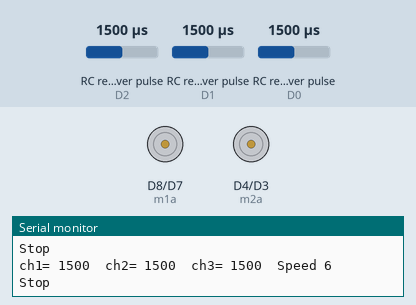
Simulated run of this sketch. Board: ESP8266 (NodeMCU). Shown: motor-driver pin pairs drawn as motors (green arrow = first pin HIGH = forward, orange = second pin HIGH = backward, longer = more drive, scaled by the enable pin), the last lines printed to the serial monitor. Wiring (inferred from the names in the program): 3 × RC receiver channel: data D2 / data D1 / data D0. The inputs (shaded band) are chosen by the test bench; at power-on: RC receiver pulse (sensors on D1, D2, D0) 1500 µs.

Above: at 1.2 s.
1.3 s: RC receiver pulse (sensor on D1) set to 1430 µs
2.8 s: RC receiver pulse (sensor on D1) set to 1403 µs
At 4.0 s:
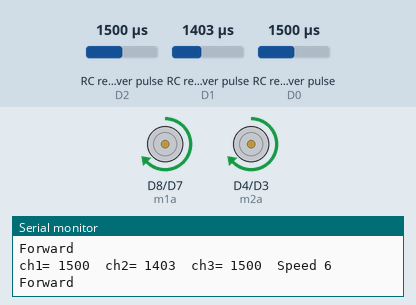
4.3 s: RC receiver pulse (sensor on D2) set to 1980 µs
At 5.5 s:
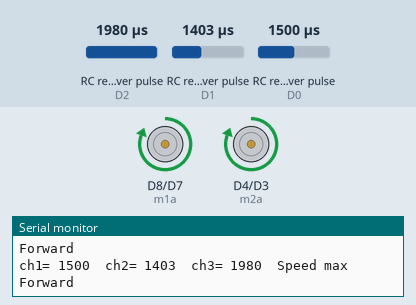
5.8 s: RC receiver pulse (sensor on D2) set to 1020 µs
At 6.1 s:
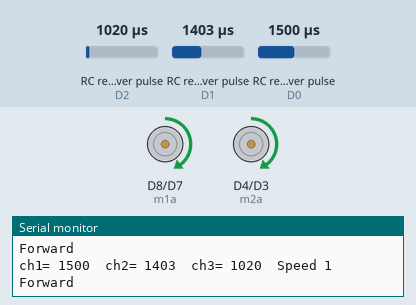
7.3 s: RC receiver pulse (sensor on D1) set to 1750 µs
At 8.0 s:
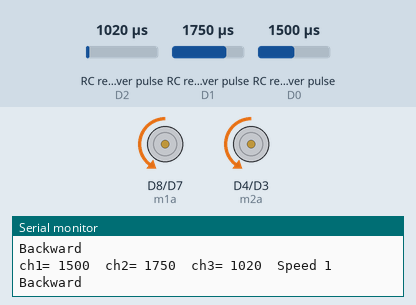
8.8 s: RC receiver pulse (sensor on D2) set to 1250 µs
At 9.6 s:
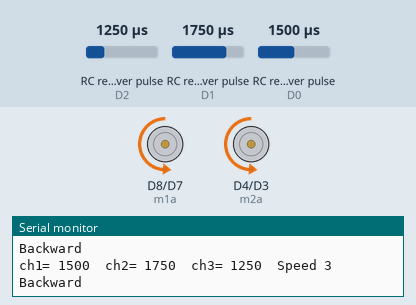
Timing chart, 0 to 11.3 s (numbered marks = the images above; inputs shaded):
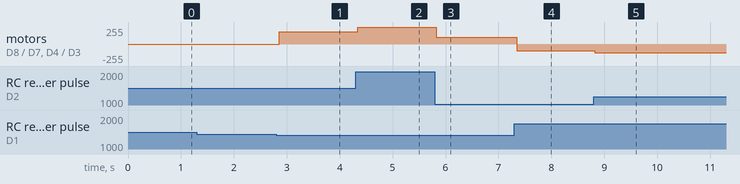

Measured:
- the behaviour switches between 1420 and 1419 µs on RC receiver pulse (sensor on D1) (found by bisection; images 0 and 1)
- after the input at 2.8 s, motor on D8 (m1a) / D7 (m1b), motor on D4 (m2a) / D3 (m2b): stopped → forward 186/255 after 0.06 s
- after the input at 4.3 s, motor on D8 (m1a) / D7 (m1b), motor on D4 (m2a) / D3 (m2b): forward 186/255 → forward 255/255 at once
- after the input at 5.8 s, motor on D8 (m1a) / D7 (m1b), motor on D4 (m2a) / D3 (m2b): forward 255/255 → forward 99/255 at once
- after the input at 7.3 s, motor on D8 (m1a) / D7 (m1b), motor on D4 (m2a) / D3 (m2b): forward 99/255 → backward 99/255 at once
- after the input at 8.8 s, motor on D8 (m1a) / D7 (m1b), motor on D4 (m2a) / D3 (m2b): backward 99/255 → backward 134/255 at once

The sketch:

Hurdle_Mania_ESP8266.ino
```cpp
#define ea   14          // Enable/speed motors Right        GPIO14(D5)
#define eb   12          // Enable/speed motors Left         GPIO12(D6)
#define m1a  15          // L298N in1 motors Right           GPIO15(D8)
#define m1b  13          // L298N in2 motors Right           GPIO13(D7)
#define m2a  2           // L298N in3 motors Left            GPIO2(D4)
#define m2b  0           // L298N in4 motors Left            GPIO0(D3)
const int ch11 = D0; // Connect to the PWM signal of channel 1
const int ch22 = D1; // Connect to the PWM signal of channel 2
const int ch33 = D2; // Connect to the PWM signal of channel 3;
int ch1= 0;
int ch2= 0;
int ch3= 0;

#include <ESP8266WiFi.h>
#include <WiFiClient.h>
#include <ESP8266WebServer.h>

String command;             //String to store app command state.
int aa = 800;         // 400 - 1023.
int speed_Coeff = 3;

const char* ssid = "NodeMCU Car";
ESP8266WebServer server(80);

void setup()
{
pinMode(ch11,INPUT);
pinMode(ch22,INPUT);
pinMode(ch33,INPUT);
pinMode(ea, OUTPUT);
pinMode(eb, OUTPUT);
pinMode(m1a, OUTPUT);
pinMode(m1b, OUTPUT);
pinMode(m2a, OUTPUT);
pinMode(m2b, OUTPUT);
Serial.begin(115200);
}

void loop()
{
 ch1= pulseIn(ch11,HIGH);
 ch2= pulseIn(ch22,HIGH);
 ch3= pulseIn(ch33,HIGH);
Serial.print("ch1= ");
Serial.print(ch1);Serial.print("\t");Serial.print("ch2= ");
Serial.print(ch2);Serial.print("\t");Serial.print("ch3= ");
Serial.print(ch3);Serial.print("\t");

speed();

if(ch1>1420 && ch1<1510 && ch2>=1420 && ch2<1510)             //stop
 {stop(); }

else if(ch1>=1420 && ch1<=1510 && ch2>=1510 && ch2<2000)      //backward
 {back(); }

else if(ch1>=1420 && ch1<=1510 && ch2>=900 && ch2<=1420)      //forward
 {forward(); }

else if(ch1>=900 && ch1<=1420 && ch2>=1420 && ch2<=1510)      //right
 {right(); }

else if(ch1>=1510 && ch1<=2000 && ch2>=1420 && ch2<=1510)     //left
 {left(); }
}

 void speed()
{
if(ch3>=986 && ch3<1094)
{         aa=400;  Serial.println("Speed 1"); }
else if(ch3>=1094 && ch3<1193)
{         aa=470; Serial.println("Speed 2"); }
else if(ch3>=1193 && ch3<1293)
{         aa=540; Serial.println("Speed 3"); }
else if(ch3>=1293 && ch3<1392)
{         aa=610; Serial.println("Speed 4"); }
else if(ch3>=1392 && ch3<1491)
{         aa=680; Serial.println("Speed 5"); }
else if(ch3>=1491 && ch3<1590)
{         aa=750;Serial.println("Speed 6"); }
else if(ch3>=1590 && ch3<1689)
{         aa=820;Serial.println("Speed 7"); }
else if(ch3>=1689 && ch3<1788)
{         aa=890;Serial.println("Speed 8"); }
else if(ch3>=1788 && ch3<1887)
{         aa=960;Serial.println("Speed 9"); }
else if(ch3>=1887 && ch3<1980)
{         aa=1023;Serial.println("Speed 10"); }
else if(ch3>=1980)
{         aa=1023;Serial.println("Speed max"); }
}

void stop()
{Serial.println("Stop\t");
digitalWrite(m1a, LOW);
digitalWrite(m1b, LOW);
digitalWrite(m2a, LOW);
digitalWrite(m2b, LOW);
}

void forward()
{Serial.println("Forward\t");
digitalWrite(m1a, HIGH);
digitalWrite(m1b, LOW);
digitalWrite(m2a, HIGH);
digitalWrite(m2b, LOW);
enspeed();
}

void back()
{Serial.println("Backward\t");
digitalWrite(m1a, LOW);
digitalWrite(m1b, HIGH);
digitalWrite(m2a, LOW);
digitalWrite(m2b, HIGH);
enspeed();
}

void left()
{Serial.println("left\t");
digitalWrite(m1a, HIGH);
digitalWrite(m1b, LOW);
digitalWrite(m2b, HIGH);
digitalWrite(m2a, LOW);
enspeed();
}

void right()
{Serial.println("right\t");
digitalWrite(m1a, LOW);
digitalWrite(m1b, HIGH);
digitalWrite(m2a, HIGH);
digitalWrite(m2b, LOW);
enspeed();
}

void enspeed()
{
  analogWrite(ea, aa);   analogWrite(eb, aa);
}
```
